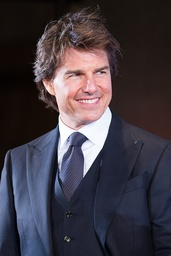
#> input picture Data-Analysis-Visualization-Fall-2025/Lab#7 - Filter Applications/TC_JR.jpg, 171 x 256 px, shrunk from 500 x 750 before the run
$ jupyter execute Lab_07_Filter_Applications.ipynb   (older library calls are emulated)
#> lines starting #> are read from the running program, lines starting #| are printed output that depends on the picture; after the words box and inside, x2 and y2 are one past the last pixel; in counts of white or black regions, pixels touching at a corner belong together
[cell 1]
import cv2
import numpy as np
import matplotlib.pyplot as plt

# Load image in grayscale
img = cv2.imread("TC_JR.jpg", cv2.IMREAD_GRAYSCALE)
#> img: shape (256, 171); min 0, max 255, mean 61.8

plt.imshow(img, cmap="gray")
plt.title("Original Image")
plt.axis("off")
plt.show()

[cell 2]
# 1. Arithmetic Mean Filter
mean = cv2.blur(img, (3, 3))


# 2. Geometric Mean Filter
def geometric_mean_filter(image, ksize=3):
#> called with ksize = 3
    padded = cv2.copyMakeBorder(image, 1, 1, 1, 1, cv2.BORDER_REFLECT)
    out = np.zeros_like(image, dtype=np.float32)
    for i in range(image.shape[0]):
        for j in range(image.shape[1]):
            region = padded[i : i + ksize, j : j + ksize].astype(np.float32)
            out[i, j] = np.exp(np.mean(np.log(region + 1e-5)))
    return np.uint8(out)


geo = geometric_mean_filter(img)


# 3. Harmonic Mean Filter
def harmonic_mean_filter(image, ksize=3):
#> called with ksize = 3
    padded = cv2.copyMakeBorder(image, 1, 1, 1, 1, cv2.BORDER_REFLECT)
    out = np.zeros_like(image, dtype=np.float32)
    for i in range(image.shape[0]):
        for j in range(image.shape[1]):
            region = padded[i : i + ksize, j : j + ksize].astype(np.float32)
            out[i, j] = ksize * ksize / np.sum(1.0 / (region + 1e-5))
    return np.uint8(out)


harm = harmonic_mean_filter(img)


# 4. Contraharmonic Mean Filter (Q = 1)
def contraharmonic_mean_filter(image, ksize=3, Q=1.0):
#> called with ksize = 3, Q = 1
    padded = cv2.copyMakeBorder(image, 1, 1, 1, 1, cv2.BORDER_REFLECT)
    out = np.zeros_like(image, dtype=np.float32)
    for i in range(image.shape[0]):
        for j in range(image.shape[1]):
            region = padded[i : i + ksize, j : j + ksize].astype(np.float32)
            num = np.sum(np.power(region, Q + 1))
            den = np.sum(np.power(region, Q))
            out[i, j] = num / (den + 1e-5)
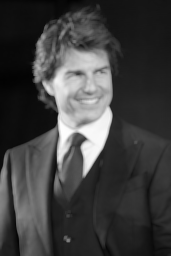
#> out: shape (256, 171) float32; min 2.6, max 254.3, mean 63.8
    return np.uint8(out)


contra = contraharmonic_mean_filter(img, Q=1)

# 5. Median Filter
median = cv2.medianBlur(img, 3)

# 6. Weighted Median Filter (approximation using larger kernel)
weighted_median = cv2.medianBlur(img, 5)

# 7. Max and Min Filters
kernel = np.ones((3, 3), np.uint8)
maxf = cv2.dilate(img, kernel)
minf = cv2.erode(img, kernel)

# 8. Midpoint Filter
midpoint = ((maxf.astype(np.float32) + minf.astype(np.float32)) / 2).astype(np.uint8)


# 9. Alpha-Trimmed Mean Filter (d=2)
def alpha_trimmed_mean_filter(image, ksize=3, d=2):
#> called with ksize = 3, d = 2
    padded = cv2.copyMakeBorder(image, 1, 1, 1, 1, cv2.BORDER_REFLECT)
    out = np.zeros_like(image)
    for i in range(image.shape[0]):
        for j in range(image.shape[1]):
            region = padded[i : i + ksize, j : j + ksize].flatten()
            region.sort()
            trimmed = region[d // 2 : -d // 2]
            out[i, j] = np.mean(trimmed)
    return np.uint8(out)


alpha_trim = alpha_trimmed_mean_filter(img)

# 10. Gaussian Filter
gaussian = cv2.GaussianBlur(img, (5, 5), 1)

# 11. Bilateral Filter
bilateral = cv2.bilateralFilter(img, 9, 75, 75)

titles = [
    "Mean",
    "Geometric",
    "Harmonic",
    "Contraharmonic",
    "Median",
    "Weighted Median",
    "Max",
    "Min",
    "Midpoint",
    "Alpha Trimmed",
    "Gaussian",
    "Bilateral",
]
images = [
    mean,
    geo,
    harm,
    contra,
    median,
    weighted_median,
    maxf,
    minf,
    midpoint,
    alpha_trim,
    gaussian,
    bilateral,
]

plt.figure(figsize=(12, 10))
for i in range(len(images)):
    plt.subplot(3, 4, i + 1)
    plt.imshow(images[i], cmap="gray")
    plt.title(titles[i])
    plt.axis("off")
#> this loop made 12 passes
plt.tight_layout()
plt.show()

[cell 3]
# Add Gaussian noise
gaussian_noise = img + 20 * np.random.randn(*img.shape)
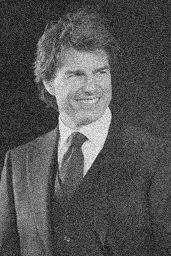
#> gaussian_noise: shape (256, 171) float64; min -56.64, max 307, mean 61.7; drawn with min black and max white
gaussian_noise = np.clip(gaussian_noise, 0, 255).astype(np.uint8)
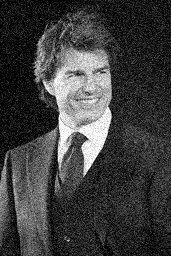
#> gaussian_noise: shape (256, 171); min 0, max 255, mean 62

# Remove Gaussian noise using Mean and Gaussian filters
den_mean = cv2.blur(gaussian_noise, (3, 3))
den_gauss = cv2.GaussianBlur(gaussian_noise, (3, 3), 1)


# Add salt & pepper noise
def salt_pepper_noise(image, prob=0.02):
#> called with prob = 0.02
    noisy = image.copy()
    num_salt = int(prob * image.size * 0.5)
#> num_salt = 437
    num_pepper = int(prob * image.size * 0.5)
#> num_pepper = 437
    coords = [np.random.randint(0, i - 1, num_salt) for i in image.shape]
#> coords = 2 items
    noisy[coords[0], coords[1]] = 255
    coords = [np.random.randint(0, i - 1, num_pepper) for i in image.shape]
    noisy[coords[0], coords[1]] = 0
    return noisy


sp_noise = salt_pepper_noise(img)

# Remove salt & pepper noise using Median and Contraharmonic filters
den_median = cv2.medianBlur(sp_noise, 3)
den_contra = contraharmonic_mean_filter(sp_noise, Q=1)
#> call 2 of contraharmonic_mean_filter, with ksize = 3, Q = 1
#> after the loop in contraharmonic_mean_filter (call 2), `for i in range(image.shape[0]):`:
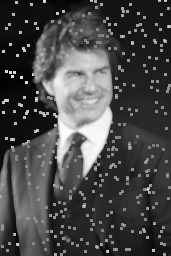
#> out: shape (256, 171) float32; min 2.6, max 254.3, mean 71.8

plt.figure(figsize=(10, 6))
titles = [
    "Gaussian Noise",
    "Mean Filter",
    "Gaussian Filter",
    "Salt & Pepper Noise",
    "Median Filter",
    "Contraharmonic",
]
images = [gaussian_noise, den_mean, den_gauss, sp_noise, den_median, den_contra]
for i in range(6):
    plt.subplot(2, 3, i + 1)
    plt.imshow(images[i], cmap="gray")
    plt.title(titles[i])
    plt.axis("off")
plt.tight_layout()
plt.show()

[cell 4]
# Edge Detection
lap = cv2.Laplacian(img, cv2.CV_64F)
sobelx = cv2.Sobel(img, cv2.CV_64F, 1, 0, ksize=3)
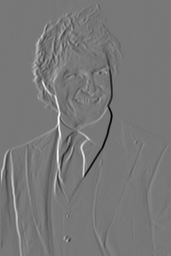
#> sobelx: shape (256, 171) float64; min -897, max 1005, mean -0.1; drawn with min black and max white
sobely = cv2.Sobel(img, cv2.CV_64F, 0, 1, ksize=3)
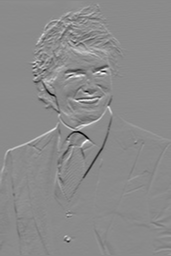
#> sobely: shape (256, 171) float64; min -716, max 599, mean 0.7; drawn with min black and max white
roberts_x = np.array([[1, 0], [0, -1]], dtype=np.float32)
#> roberts_x = [[1, 0], [0, -1]]
roberts_y = np.array([[0, 1], [-1, 0]], dtype=np.float32)
#> roberts_y = [[0, 1], [-1, 0]]
roberts_x_img = cv2.filter2D(img, -1, roberts_x)
roberts_y_img = cv2.filter2D(img, -1, roberts_y)
roberts = cv2.addWeighted(roberts_x_img, 0.5, roberts_y_img, 0.5, 0)

# Unsharp Masking
gauss_blur = cv2.GaussianBlur(img, (9, 9), 10)
unsharp = cv2.addWeighted(img, 1.5, gauss_blur, -0.5, 0)

# High-Boost Filtering
A = 1.7
high_boost = cv2.addWeighted(img, A, gauss_blur, -(A - 1), 0)

# Canny Edge Detector
canny = cv2.Canny(img, 100, 200)
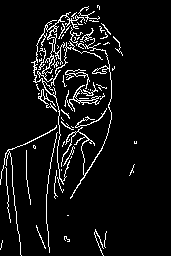
#> canny: shape (256, 171); 6.8% white in thin lines or dots, all inside (x1, y1, x2, y2) = (0, 5, 137, 256)

plt.figure(figsize=(12, 8))
titles = [
    "Laplacian",
    "Sobel X",
    "Sobel Y",
    "Roberts",
    "Unsharp Mask",
    "High-Boost",
    "Canny",
]
images = [lap, sobelx, sobely, roberts, unsharp, high_boost, canny]
for i in range(len(images)):
    plt.subplot(2, 4, i + 1)
    plt.imshow(np.abs(images[i]), cmap="gray")
    plt.title(titles[i])
    plt.axis("off")
#> this loop made 7 passes
plt.tight_layout()
plt.show()
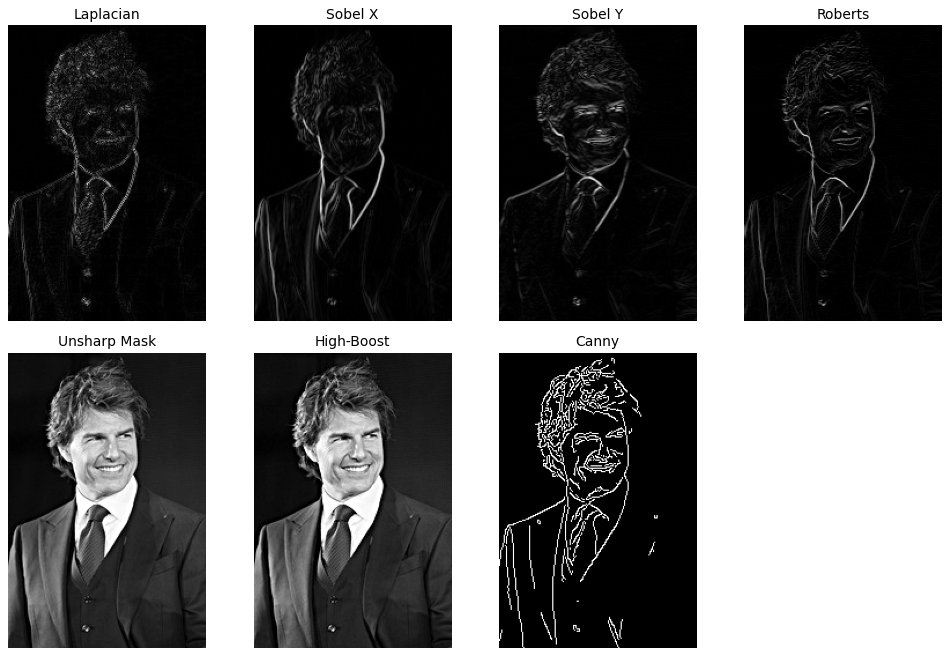
#> figure drawn by matplotlib, 7 panels

[cell 5]
# Padding types
pad_constant = cv2.copyMakeBorder(img, 50, 50, 50, 50, cv2.BORDER_CONSTANT, value=0)
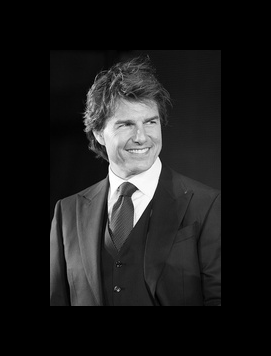
#> pad_constant: shape (356, 271); min 0, max 255, mean 28
pad_replicate = cv2.copyMakeBorder(img, 50, 50, 50, 50, cv2.BORDER_REPLICATE)
pad_reflect = cv2.copyMakeBorder(img, 50, 50, 50, 50, cv2.BORDER_REFLECT)
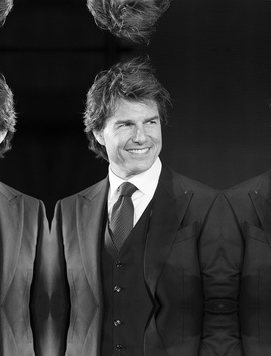
#> pad_reflect: shape (356, 271); min 0, max 255, mean 50.2

plt.figure(figsize=(10, 6))
titles = ["Constant", "Replicate", "Reflect"]
images = [pad_constant, pad_replicate, pad_reflect]
for i in range(3):
    plt.subplot(1, 3, i + 1)
    plt.imshow(images[i], cmap="gray")
    plt.title(titles[i])
    plt.axis("off")
plt.tight_layout()
plt.show()
